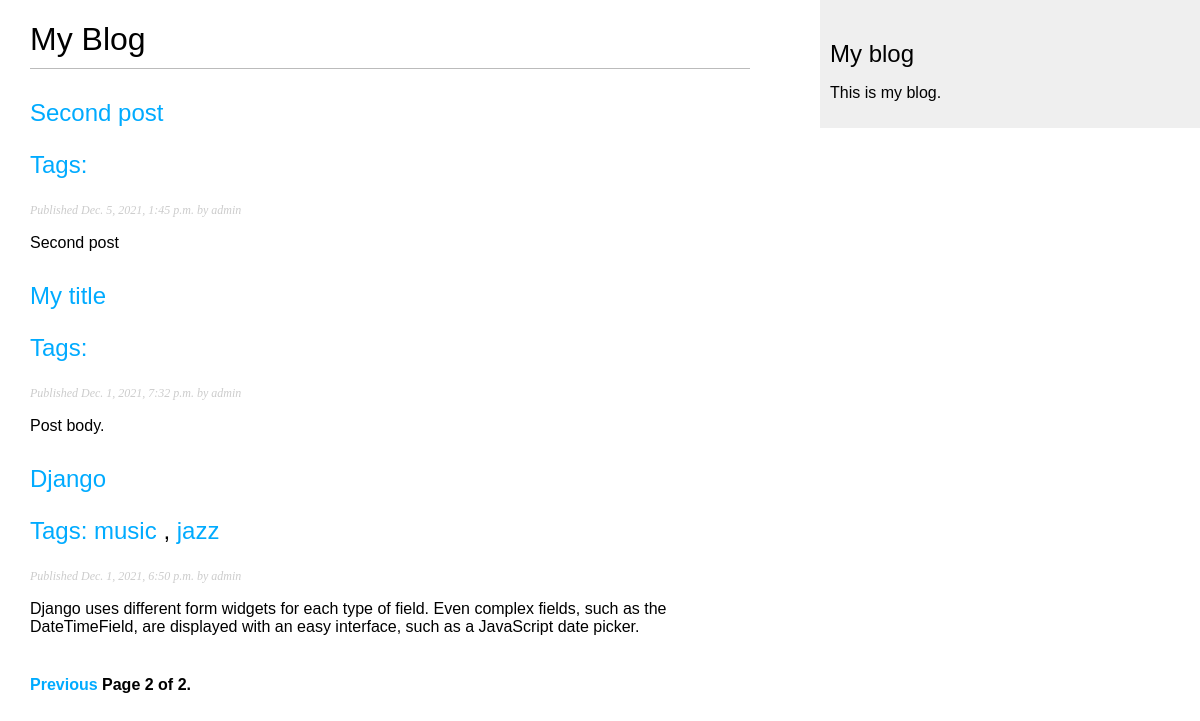
Screenshot of /blog/?page=2 with the database file from the repository.
### blog/models.py (models this page shows, shortened)
class Post(models.Model):
    STATUS_CHOICES = (
        ('draft', 'Draft'),
        ('published', 'Published')
    )
    title = models.CharField(max_length=250)
    slug = models.SlugField(max_length=250,
                            unique_for_date='publish')
    author = models.ForeignKey(User,
                               on_delete=models.CASCADE,
                               related_name='blog_posts')
    body = models.TextField()
    publish = models.DateTimeField(default=timezone.now)
    created = models.DateTimeField(auto_now_add=True)
    updated = models.DateTimeField(auto_now=True)
    status = models.CharField(max_length=10,
                              choices=STATUS_CHOICES,
                              default='draft')
    objects = models.Manager()
    published = PublishedManager()
    tags = TaggableManager()
    class Meta:
        ordering = ('-publish',)
    def get_absolute_url(self):
        return reverse('blog:post_detail',
                       args=[self.publish.year,
                             self.publish.month,
                             self.publish.day, self.slug])

### blog/views.py (the view)
# urls.py: path('', views.post_list, name='post_list'),
def post_list(request, tag_slug=None):
    object_list = Post.published.all()
    tag = None
    if tag_slug:
        tag = get_object_or_404(Tag, slug=tag_slug)
        object_list = object_list.filter(tags__in=[tag])
    paginator = Paginator(object_list, 3)
    page = request.GET.get('page')
    try:
        posts = paginator.page(page)
    except PageNotAnInteger:
        posts = paginator.page(1)
    except EmptyPage:
        posts = paginator.page(paginator.num_pages)
    return render(request,
                  'blog/post/list.html',
                  {'page': page,
                   'posts': posts,
                   'tag': tag})

### blog/models.py (called while the page is built)
    def get_queryset(self):
        return super().get_queryset() \
            .filter(status='published')

### templates/blog/post/list.html (shortened to what this page needs)
{% extends "blog/base.html" %}
{% block content %}
  <h1>My Blog</h1>
  {% for post in posts %}
    <h2>
      <a href="{{ post.get_absolute_url }}">
        {{ post.title }}
     <p class="tags">
        Tags:
        {% for tag in post.tags.all %}
            <a href="{% url "blog:post_list_by_tag" tag.slug %}">
            {{ tag.name }}
            </a>
            {% if not forloop.last %}, {% endif %}
        {% endfor %}
</p>
      </a>
    </h2>
    <p class="date">
      Published {{ post.publish }} by {{ post.author }}
    </p>
    {{ post.body|truncatewords:30|linebreaks }}
  {% endfor %}
  {% include "blog/pagination.html" with page=posts %}
{% endblock %}

### blog/static/css/blog.css (style rules this page uses)
body { margin:0; padding:0; font-family:helvetica, sans-serif; }
a { color:#00abff; text-decoration:none; }
h1 { font-weight:normal; border-bottom:1px solid #bbb; padding:0 0 10px 0; }
h2 { font-weight:normal; margin:30px 0 0; }
p.date { color:#ccc; font-family: georgia, serif; font-size: 12px; font-style: italic; }

### rows the page displays
Post: title "Second post", publish "Dec. 5, 2021, 1:45 p.m.", author "admin", body "Second post"
Post: title "My title", publish "Dec. 1, 2021, 7:32 p.m.", author "admin", body "Post body."
Post: title "Django", publish "Dec. 1, 2021, 6:50 p.m.", author "admin", body "Django uses different form widgets for each type of field. Even complex fields, such as the DateTimeField, are displayed with an easy interface, such as a JavaScript date picker."
Tag: name "music"
Tag: name "jazz"

### other values shown
{{ page.number }} "2"
{{ page.paginator.num_pages }} "2"
